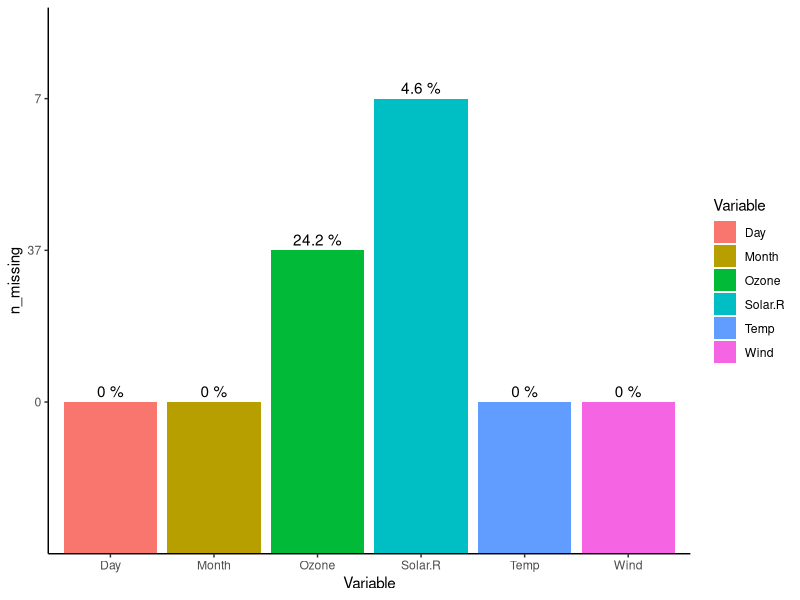
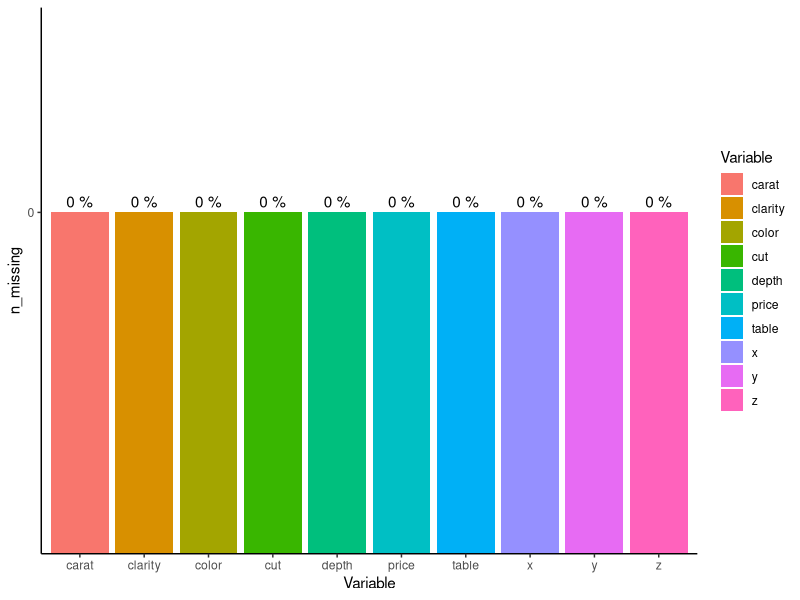

Write the R code that produced these figures, in order.
# table.NA function

# This function automatically calculates the number and percentage of missing values for each column in a data frame. 
# It also plots these respective values in a horizontal plot

table_NA<- function(data){
  
  require(ggplot2)
  
  na.table<- matrix(NA,ncol(data),3)
  na.table[,1] <- colnames(data)
  na.table<- data.frame(na.table)
  colnames(na.table)<- c("Variable","n_missing","missing_percent")
  
  for (a in 1:(ncol(data))) {
    
    na.table[a,2]<- sum(is.na(data[,a]))
    na.table[a,3]<- paste(round((sum(is.na(data[,a]))/nrow(data)*100),1),"%")
    
  }
  
  p<- ggplot(na.table, aes(x=Variable, y=n_missing,fill=Variable,label=missing_percent))+
    geom_col()+
    geom_text(vjust=-0.4)+
    theme_classic()
  
  return(list(table.NA = na.table,
              barplot.NA = p))
}

#Example 1
table_NA(airquality)

#Example 2 (no missing values)
table_NA(diamonds)
